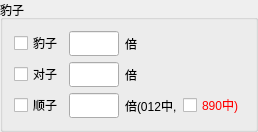
        <widget class="QGroupBox" name="groupBox_2">
         <property name="sizePolicy">
          <sizepolicy hsizetype="Fixed" vsizetype="Fixed">
           <horstretch>0</horstretch>
           <verstretch>0</verstretch>
          </sizepolicy>
         </property>
         <property name="maximumSize">
          <size>
           <width>245</width>
           <height>120</height>
          </size>
         </property>
         <property name="title">
          <string>豹子</string>
         </property>
         <layout class="QVBoxLayout" name="verticalLayout_3">
          <item>
           <layout class="QHBoxLayout" name="horizontalLayout_3">
            <item>
             <widget class="QCheckBox" name="cbUseLCLikeCard1">
              <property name="text">
               <string>豹子</string>
              </property>
             </widget>
            </item>
            <item>
             <widget class="QLineEdit" name="ledtLikeCardTimes1">
              <property name="sizePolicy">
               <sizepolicy hsizetype="Fixed" vsizetype="Preferred">
                <horstretch>0</horstretch>
                <verstretch>0</verstretch>
               </sizepolicy>
              </property>
              <property name="maximumSize">
               <size>
                <width>50</width>
                <height>16777215</height>
               </size>
              </property>
              <property name="font">
               <font>
                <family>微软雅黑</family>
               </font>
              </property>
              <property name="styleSheet">
               <string notr="true">color: rgb(0, 0, 255);</string>
              </property>
              <property name="alignment">
               <set>Qt::AlignCenter</set>
              </property>
             </widget>
            </item>
            <item>
             <widget class="QLabel" name="label_37">
              <property name="text">
               <string>倍</string>
              </property>
             </widget>
            </item>
            <item>
             <spacer name="horizontalSpacer">
              <property name="orientation">
               <enum>Qt::Horizontal</enum>
              </property>
              <property name="sizeHint" stdset="0">
               <size>
                <width>40</width>
                <height>20</height>
               </size>
              </property>
             </spacer>
            </item>
           </layout>
          </item>
          <item>
           <layout class="QHBoxLayout" name="horizontalLayout_4">
            <item>
             <widget class="QCheckBox" name="cbUseLCLikeCard2">
              <property name="text">
               <string>对子</string>
              </property>
             </widget>
            </item>
            <item>
             <widget class="QLineEdit" name="ledtLikeCardTimes2">
              <property name="sizePolicy">
               <sizepolicy hsizetype="Fixed" vsizetype="Preferred">
                <horstretch>0</horstretch>
                <verstretch>0</verstretch>
               </sizepolicy>
              </property>
              <property name="maximumSize">
               <size>
                <width>50</width>
                <height>16777215</height>
               </size>
              </property>
              <property name="font">
               <font>
                <family>微软雅黑</family>
               </font>
              </property>
              <property name="styleSheet">
               <string notr="true">color: rgb(0, 0, 255);</string>
              </property>
              <property name="alignment">
               <set>Qt::AlignCenter</set>
              </property>
             </widget>
            </item>
            <item>
             <widget class="QLabel" name="label_38">
              <property name="text">
               <string>倍</string>
              </property>
             </widget>
            </item>
            <item>
             <spacer name="horizontalSpacer_2">
              <property name="orientation">
               <enum>Qt::Horizontal</enum>
              </property>
              <property name="sizeHint" stdset="0">
               <size>
                <width>40</width>
                <height>20</height>
               </size>
              </property>
             </spacer>
            </item>
           </layout>
          </item>
          <item>
           <layout class="QHBoxLayout" name="horizontalLayout_6">
            <item>
             <widget class="QCheckBox" name="cbUseLCLikeCard3">
              <property name="text">
               <string>顺子</string>
              </property>
             </widget>
            </item>
            <item>
             <widget class="QLineEdit" name="ledtLikeCardTimes3">
              <property name="sizePolicy">
               <sizepolicy hsizetype="Fixed" vsizetype="Preferred">
                <horstretch>0</horstretch>
                <verstretch>0</verstretch>
               </sizepolicy>
              </property>
              <property name="maximumSize">
               <size>
                <width>50</width>
                <height>16777215</height>
               </size>
              </property>
              <property name="font">
               <font>
                <family>微软雅黑</family>
               </font>
              </property>
              <property name="styleSheet">
               <string notr="true">color: rgb(0, 0, 255);</string>
              </property>
              <property name="alignment">
               <set>Qt::AlignCenter</set>
              </property>
             </widget>
            </item>
            <item>
             <widget class="QLabel" name="label">
              <property name="text">
               <string>倍(012中,</string>
              </property>
             </widget>
            </item>
            <item>
             <widget class="QCheckBox" name="cbUseLikeCard890">
              <property name="styleSheet">
               <string notr="true">color: rgb(255, 0, 0);</string>
              </property>
              <property name="text">
               <string>890中)</string>
              </property>
             </widget>
            </item>
           </layout>
          </item>
         </layout>
        </widget>
